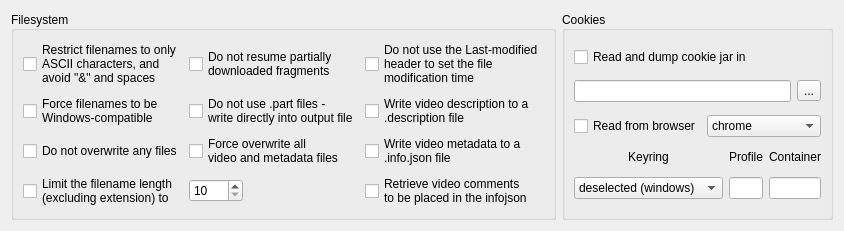
      <widget class="QWidget" name="tab_filesystem">
       <attribute name="title">
        <string>Filesystem</string>
       </attribute>
       <layout class="QGridLayout" name="gridLayout_12">
        <item row="0" column="2">
         <widget class="QGroupBox" name="groupBox_cookies">
          <property name="sizePolicy">
           <sizepolicy hsizetype="Preferred" vsizetype="Preferred">
            <horstretch>0</horstretch>
            <verstretch>0</verstretch>
           </sizepolicy>
          </property>
          <property name="title">
           <string>Cookies</string>
          </property>
          <property name="alignment">
           <set>Qt::AlignLeading|Qt::AlignLeft|Qt::AlignVCenter</set>
          </property>
          <layout class="QGridLayout" name="gridLayout_16">
           <item row="3" column="1">
            <widget class="QLabel" name="label_cookies_profile">
             <property name="sizePolicy">
              <sizepolicy hsizetype="Preferred" vsizetype="Fixed">
               <horstretch>0</horstretch>
               <verstretch>0</verstretch>
              </sizepolicy>
             </property>
             <property name="text">
              <string>Profile</string>
             </property>
             <property name="alignment">
              <set>Qt::AlignCenter</set>
             </property>
            </widget>
           </item>
           <item row="3" column="2">
            <widget class="QLabel" name="label_cookies_container">
             <property name="text">
              <string>Container</string>
             </property>
             <property name="alignment">
              <set>Qt::AlignCenter</set>
             </property>
            </widget>
           </item>
           <item row="0" column="0" colspan="3">
            <widget class="QCheckBox" name="checkBox_cookies">
             <property name="sizePolicy">
              <sizepolicy hsizetype="Minimum" vsizetype="Fixed">
               <horstretch>0</horstretch>
               <verstretch>0</verstretch>
              </sizepolicy>
             </property>
             <property name="text">
              <string>Read and dump cookie jar in</string>
             </property>
            </widget>
           </item>
           <item row="4" column="2">
            <widget class="QLineEdit" name="lineEdit_cookies_keyring">
             <property name="sizePolicy">
              <sizepolicy hsizetype="Ignored" vsizetype="Maximum">
               <horstretch>0</horstretch>
               <verstretch>0</verstretch>
              </sizepolicy>
             </property>
             <property name="maximumSize">
              <size>
               <width>16777215</width>
               <height>16777215</height>
              </size>
             </property>
            </widget>
           </item>
           <item row="4" column="1">
            <widget class="QLineEdit" name="lineEdit_cookies_profile">
             <property name="sizePolicy">
              <sizepolicy hsizetype="Ignored" vsizetype="Maximum">
               <horstretch>0</horstretch>
               <verstretch>0</verstretch>
              </sizepolicy>
             </property>
             <property name="maximumSize">
              <size>
               <width>16777215</width>
               <height>16777215</height>
              </size>
             </property>
            </widget>
           </item>
           <item row="1" column="0" colspan="3">
            <widget class="QWidget" name="widget_cookies_path" native="true">
             <property name="sizePolicy">
              <sizepolicy hsizetype="Minimum" vsizetype="Fixed">
               <horstretch>0</horstretch>
               <verstretch>0</verstretch>
              </sizepolicy>
             </property>
             <layout class="QHBoxLayout" name="horizontalLayout">
              <property name="leftMargin">
               <number>0</number>
              </property>
              <property name="topMargin">
               <number>0</number>
              </property>
              <property name="rightMargin">
               <number>0</number>
              </property>
              <property name="bottomMargin">
               <number>0</number>
              </property>
              <item>
               <widget class="QLineEdit" name="lineEdit_cookies_path"/>
              </item>
              <item>
               <widget class="QToolButton" name="toolButton_cookies_path">
                <property name="text">
                 <string>...</string>
                </property>
               </widget>
              </item>
             </layout>
            </widget>
           </item>
           <item row="4" column="0">
            <widget class="QComboBox" name="comboBox_cookies_keyring">
             <property name="sizePolicy">
              <sizepolicy hsizetype="Minimum" vsizetype="Maximum">
               <horstretch>0</horstretch>
               <verstretch>0</verstretch>
              </sizepolicy>
             </property>
             <property name="maximumSize">
              <size>
               <width>16777215</width>
               <height>16777215</height>
              </size>
             </property>
             <item>
              <property name="text">
               <string>deselected (windows)</string>
              </property>
             </item>
             <item>
              <property name="text">
               <string>gnomekeyring</string>
              </property>
             </item>
             <item>
              <property name="text">
               <string>basictext</string>
              </property>
             </item>
             <item>
              <property name="text">
               <string>kwallet</string>
              </property>
             </item>
             <item>
              <property name="text">
               <string>kwallet5</string>
              </property>
             </item>
             <item>
              <property name="text">
               <string>kwallet6</string>
              </property>
             </item>
            </widget>
           </item>
           <item row="3" column="0">
            <widget class="QLabel" name="label_cookies_keyring">
             <property name="sizePolicy">
              <sizepolicy hsizetype="Preferred" vsizetype="Fixed">
               <horstretch>0</horstretch>
               <verstretch>0</verstretch>
              </sizepolicy>
             </property>
             <property name="text">
              <string>Keyring</string>
             </property>
             <property name="alignment">
              <set>Qt::AlignCenter</set>
             </property>
            </widget>
           </item>
           <item row="2" column="0" colspan="3">
            <widget class="QWidget" name="widget_cookies_browser" native="true">
             <property name="sizePolicy">
              <sizepolicy hsizetype="Minimum" vsizetype="Fixed">
               <horstretch>0</horstretch>
               <verstretch>0</verstretch>
              </sizepolicy>
             </property>
             <layout class="QHBoxLayout" name="horizontalLayout_2">
              <property name="leftMargin">
               <number>0</number>
              </property>
              <property name="topMargin">
               <number>0</number>
              </property>
              <property name="rightMargin">
               <number>0</number>
              </property>
              <property name="bottomMargin">
               <number>0</number>
              </property>
              <item>
               <widget class="QCheckBox" name="checkBox_cookies_browser">
                <property name="text">
                 <string>Read from browser</string>
                </property>
               </widget>
              </item>
              <item>
               <widget class="QComboBox" name="comboBox_cookies_browser">
                <property name="sizePolicy">
                 <sizepolicy hsizetype="Minimum" vsizetype="Fixed">
                  <horstretch>0</horstretch>
                  <verstretch>0</verstretch>
                 </sizepolicy>
                </property>
                <item>
                 <property name="text">
                  <string>chrome</string>
                 </property>
                </item>
                <item>
                 <property name="text">
                  <string>firefox</string>
                 </property>
                </item>
                <item>
                 <property name="text">
                  <string>edge</string>
                 </property>
                </item>
                <item>
                 <property name="text">
                  <string>brave</string>
                 </property>
                </item>
                <item>
                 <property name="text">
                  <string>safari</string>
                 </property>
                </item>
                <item>
                 <property name="text">
                  <string>chromium</string>
                 </property>
                </item>
                <item>
                 <property name="text">
                  <string>vivaldi</string>
                 </property>
                </item>
                <item>
                 <property name="text">
                  <string>whale</string>
                 </property>
                </item>
               </widget>
              </item>
             </layout>
            </widget>
           </item>
          </layout>
         </widget>
        </item>
        <item row="0" column="1">
         <widget class="QGroupBox" name="groupBox_filesystem">
          <property name="sizePolicy">
           <sizepolicy hsizetype="Fixed" vsizetype="Preferred">
            <horstretch>0</horstretch>
            <verstretch>0</verstretch>
           </sizepolicy>
          </property>
          <property name="title">
           <string>Filesystem</string>
          </property>
          <property name="alignment">
           <set>Qt::AlignLeading|Qt::AlignLeft|Qt::AlignVCenter</set>
          </property>
          <layout class="QGridLayout" name="gridLayout_14">
           <item row="5" column="2">
            <widget class="QCheckBox" name="checkBox_filesystem_write_comments">
             <property name="sizePolicy">
              <sizepolicy hsizetype="Preferred" vsizetype="Fixed">
               <horstretch>0</horstretch>
               <verstretch>0</verstretch>
              </sizepolicy>
             </property>
             <property name="text">
              <string>Retrieve video comments
to be placed in the infojson</string>
             </property>
            </widget>
           </item>
           <item row="2" column="1">
            <widget class="QCheckBox" name="checkBox_filesystem_no_part">
             <property name="sizePolicy">
              <sizepolicy hsizetype="Preferred" vsizetype="Fixed">
               <horstretch>0</horstretch>
               <verstretch>0</verstretch>
              </sizepolicy>
             </property>
             <property name="text">
              <string>Do not use .part files -
write directly into output file</string>
             </property>
            </widget>
           </item>
           <item row="1" column="2">
            <widget class="QCheckBox" name="checkBox_filesystem_no_mtme">
             <property name="sizePolicy">
              <sizepolicy hsizetype="Preferred" vsizetype="Fixed">
               <horstretch>0</horstretch>
               <verstretch>0</verstretch>
              </sizepolicy>
             </property>
             <property name="text">
              <string>Do not use the Last-modified
header to set the file
modification time</string>
             </property>
            </widget>
           </item>
           <item row="2" column="2">
            <widget class="QCheckBox" name="checkBox_filesystem_write_description">
             <property name="sizePolicy">
              <sizepolicy hsizetype="Preferred" vsizetype="Fixed">
               <horstretch>0</horstretch>
               <verstretch>0</verstretch>
              </sizepolicy>
             </property>
             <property name="text">
              <string>Write video description to a
.description file</string>
             </property>
            </widget>
           </item>
           <item row="2" column="0">
            <widget class="QCheckBox" name="checkBox_filesystem_windows_filenames">
             <property name="sizePolicy">
              <sizepolicy hsizetype="Preferred" vsizetype="Fixed">
               <horstretch>0</horstretch>
               <verstretch>0</verstretch>
              </sizepolicy>
             </property>
             <property name="text">
              <string>Force filenames to be
Windows-compatible</string>
             </property>
            </widget>
           </item>
           <item row="1" column="0">
            <widget class="QCheckBox" name="checkBox_filesystem_restrict_filenames">
             <property name="sizePolicy">
              <sizepolicy hsizetype="Preferred" vsizetype="Fixed">
               <horstretch>0</horstretch>
               <verstretch>0</verstretch>
              </sizepolicy>
             </property>
             <property name="text">
              <string>Restrict filenames to only
ASCII characters, and
avoid &quot;&amp;&amp;&quot; and spaces</string>
             </property>
            </widget>
           </item>
           <item row="1" column="1">
            <widget class="QCheckBox" name="checkBox_filesystem_no_continue">
             <property name="sizePolicy">
              <sizepolicy hsizetype="Preferred" vsizetype="Fixed">
               <horstretch>0</horstretch>
               <verstretch>0</verstretch>
              </sizepolicy>
             </property>
             <property name="text">
              <string>Do not resume partially
downloaded fragments</string>
             </property>
            </widget>
           </item>
           <item row="3" column="0">
            <widget class="QCheckBox" name="checkBox_filesystem_no_overwrites">
             <property name="sizePolicy">
              <sizepolicy hsizetype="Preferred" vsizetype="Fixed">
               <horstretch>0</horstretch>
               <verstretch>0</verstretch>
              </sizepolicy>
             </property>
             <property name="text">
              <string>Do not overwrite any files</string>
             </property>
            </widget>
           </item>
           <item row="3" column="1">
            <widget class="QCheckBox" name="checkBox_filesystem_force_overwrites">
             <property name="sizePolicy">
              <sizepolicy hsizetype="Preferred" vsizetype="Fixed">
               <horstretch>0</horstretch>
               <verstretch>0</verstretch>
              </sizepolicy>
             </property>
             <property name="text">
              <string>Force overwrite all
video and metadata files</string>
             </property>
            </widget>
           </item>
           <item row="5" column="0">
            <widget class="QCheckBox" name="checkBox_filesystem_trim_filenames">
             <property name="sizePolicy">
              <sizepolicy hsizetype="Preferred" vsizetype="Fixed">
               <horstretch>0</horstretch>
               <verstretch>0</verstretch>
              </sizepolicy>
             </property>
             <property name="text">
              <string>Limit the filename length
(excluding extension) to</string>
             </property>
            </widget>
           </item>
           <item row="5" column="1">
            <widget class="QSpinBox" name="spinBox_filesystem_trim_filenames">
             <property name="sizePolicy">
              <sizepolicy hsizetype="Fixed" vsizetype="Fixed">
               <horstretch>0</horstretch>
               <verstretch>0</verstretch>
              </sizepolicy>
             </property>
             <property name="minimum">
              <number>10</number>
             </property>
             <property name="maximum">
              <number>9999</number>
             </property>
             <property name="singleStep">
              <number>10</number>
             </property>
            </widget>
           </item>
           <item row="3" column="2">
            <widget class="QCheckBox" name="checkBox_filesystem_write_infojson">
             <property name="sizePolicy">
              <sizepolicy hsizetype="Preferred" vsizetype="Fixed">
               <horstretch>0</horstretch>
               <verstretch>0</verstretch>
              </sizepolicy>
             </property>
             <property name="text">
              <string>Write video metadata to a
.info.json file</string>
             </property>
            </widget>
           </item>
          </layout>
         </widget>
        </item>
       </layout>
      </widget>
